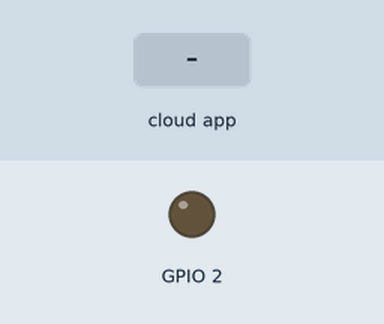
Simulated run of this sketch. Board: ESP32-S3. On the bench: output pins drawn as LEDs (lit = HIGH). The inputs (shaded band) are chosen by the test bench. The RemoteXY app is connected.

Above: at 1.2 s.
1.3 s: the phone or cloud app sets button_01 to 1
At 2.5 s:
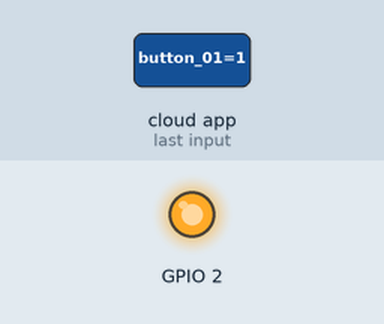
2.8 s: the phone or cloud app sets button_01 to 0
At 3.9 s:
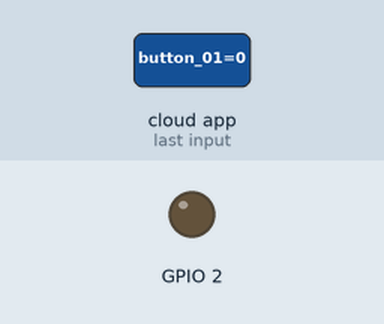
Timing chart, 0 to 5.8 s (numbered marks = the images above; inputs shaded):
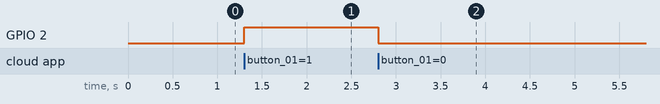

Measured:
- after the input at 1.3 s, GPIO 2: LOW → HIGH at once
- after the input at 2.8 s, GPIO 2: HIGH → LOW at once

The sketch:

accendi_led_ble.ino
```cpp
// (licence header left out)
//////////////////////////////////////////////
//        RemoteXY include library          //
//////////////////////////////////////////////

// you can enable debug logging to Serial at 115200
//#define REMOTEXY__DEBUGLOG

// RemoteXY select connection mode and include library
#define REMOTEXY_MODE__ESP32CORE_BLE

#include <BLEDevice.h>

// RemoteXY connection settings
#define REMOTEXY_BLUETOOTH_NAME "RemoteXY"


#include <RemoteXY.h>

// RemoteXY GUI configuration
#pragma pack(push, 1)
uint8_t RemoteXY_CONF[] =   // 29 bytes
  { 255,1,0,0,0,22,0,19,0,0,0,0,31,1,106,200,1,1,1,0,
  1,24,64,63,63,0,2,31,0 };

// this structure defines all the variables and events of your control interface
struct {

    // input variables
  uint8_t button_01; // =1 if button pressed, else =0

    // other variable
  uint8_t connect_flag;  // =1 if wire connected, else =0

} RemoteXY;
#pragma pack(pop)

/////////////////////////////////////////////
//           END RemoteXY include          //
/////////////////////////////////////////////

/*
#include <Adafruit_NeoPixel.h>
#define PIN_LED 48
#define NUMPIXELS 1
Adafruit_NeoPixel pixel(NUMPIXELS, PIN_LED, NEO_GRB + NEO_KHZ800);
*/

void setup()
{
  RemoteXY_Init ();


  // TODO you setup code

  pinMode( 2, OUTPUT );
  digitalWrite( 2, LOW );
  /*
  pixel.begin();
  pixel.setBrightness(50);  // regola la luminosità da 0 a 255
  pixel.setPixelColor(0, pixel.Color(255, 0, 0));  // Rosso
  pixel.show();
  */
}

void loop()
{
  RemoteXY_Handler ();


  // TODO you loop code
  // use the RemoteXY structure for data transfer
  // do not call delay(), use instead RemoteXY_delay()

  if (RemoteXY.button_01) {
    digitalWrite( 2, HIGH );
    /*
    pixel.setPixelColor(0, pixel.Color(255, 0, 0));  // Rosso
    pixel.show();
    */
  }
  else {
    digitalWrite( 2, LOW );
    /*
    pixel.setPixelColor(0, pixel.Color(0, 255, 0));  // Verde
    pixel.show();
    */
  }
}
```
